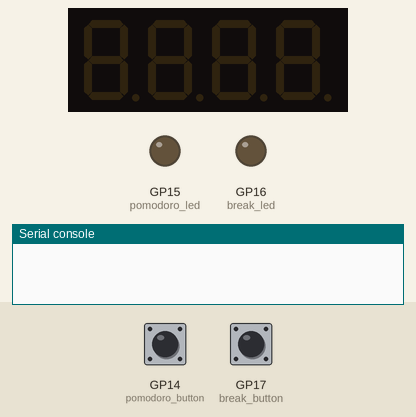
Recording of a program running on a simulated Raspberry Pi Pico running MicroPython. Shown: 4-digit seven-segment display, output pins drawn as LEDs (lit = HIGH), the last lines printed to the serial console. The inputs (shaded band) are chosen by the test bench; at power-on: GP14 (pomodoro_button) LOW, GP17 (break_button) LOW. The clock reads 2024-03-15 10:24:30 at power-on unless the program sets it; library files of the repository ran but are not shown: tm1637.py; pins used as bus, display or sensor lines are not drawn.

Above: at 1.2 s.
1.3 s: GP14 (pomodoro_button) pulled HIGH for 0.15 s
At 2.1 s:
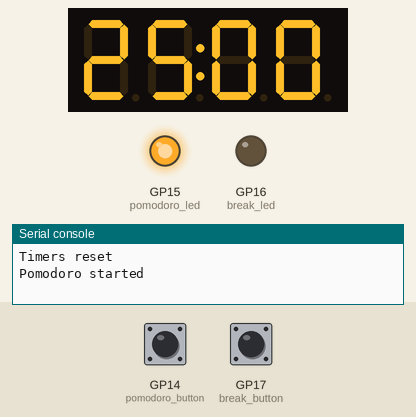
4.4 s: GP17 (break_button) pulled HIGH for 0.15 s
At 5.2 s:
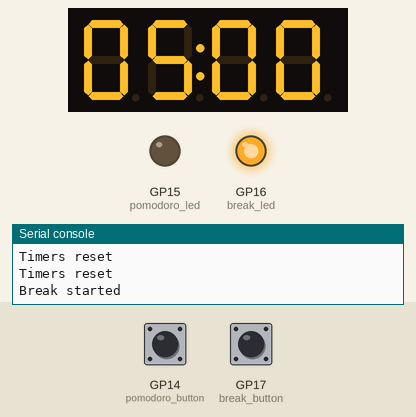
7.5 s: GP14 (pomodoro_button) pulled HIGH for 1 s
At 9.3 s:
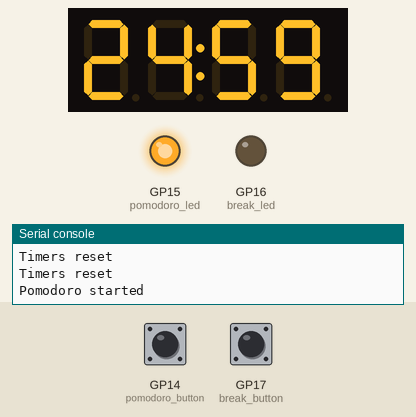
11.5 s: GP17 (break_button) pulled HIGH for 1 s
At 13.5 s:
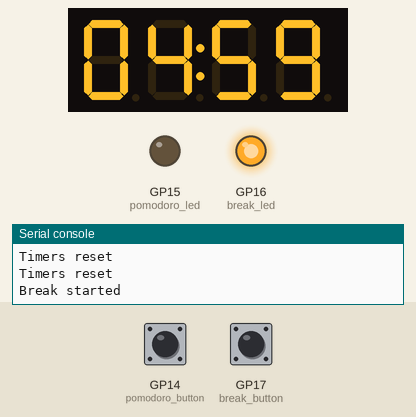
14.0 s: GP17 (break_button) pulled HIGH for 0.15 s
At 14.75 s:
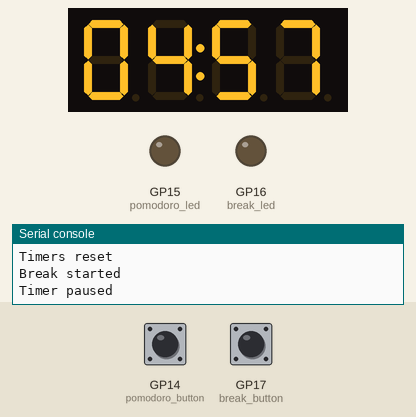
15.6 s: GP17 (break_button) pulled HIGH for 1 s
At 17.3 s:
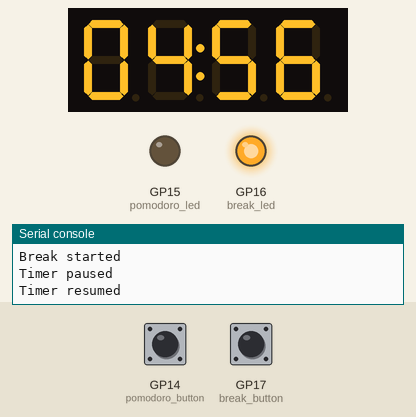
Timing chart, 0 to 18.8 s (numbered marks = the images above; inputs shaded):
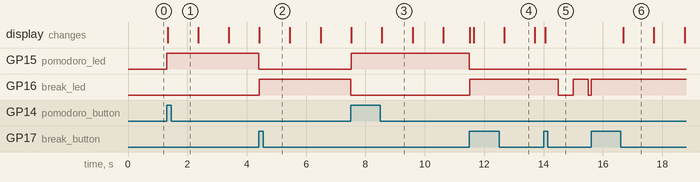

The program:

pomodoro-timer-with-break-display.py
```python
"""
Pomodoro LED Timer with Break, Buzzer and Display

NOTE: Do not forget to add `tm1637.py` to the Raspberry Pi Pico

Connect the following pins of Raspberry Pi Pico:
- LED: Pin 15
- Button: Pin 14
- Break LED: Pin 16
- Break Button: Pin 17
- Buzzer: Pin 27
- TM1637 Display: CLK=Pin 2, DIO=Pin 3

How to use it:
1. Press the Pin 14 button to start the Pomodoro timer.
2. The LED will turn on and the display will show the countdown.
3. Press the Pin 14 button again to pause the timer
4. LED will blink slowly and the display will freeze.
5. Press the Pin 14 button again to resume the timer
6. LED will turn on and the display will continue the countdown.
7. Press the Pin 17 button to start the break timer.
8. The Break LED will turn on and the display will show the break countdown.
9. Press the Pin 17 button again to pause the break timer
10. Press the Pin 17 button again to resume the break timer
11. Press both buttons simultaneously to reset all timers
12. The LED and display will turn off
"""

from machine import Pin, Timer, PWM
import utime
import tm1637

# Pin setup
pomodoro_led = Pin(15, Pin.OUT)
pomodoro_button = Pin(14, Pin.IN, Pin.PULL_DOWN)
break_led = Pin(16, Pin.OUT)
break_button = Pin(17, Pin.IN, Pin.PULL_DOWN)
buzzer = PWM(Pin(27))
buzzer.duty_u16(0)

# TM1637 setup
tm = tm1637.TM1637(clk=Pin(2), dio=Pin(3))
tm.brightness(1)
tm.write([0, 0, 0, 0])

# Constants
POMODORO_DURATION = 25 * 60  # 25 minutes
BREAK_DURATION = 5 * 60  # 5 minutes
DEBOUNCE_TIME = 200  # milliseconds
DUAL_PRESS_IGNORE_TIME = 500  # ms to ignore accidental presses after reset

# State
state = "stopped"
mode = "pomodoro"
start_time = 0
elapsed = 0

# Display
display_visible = True
display_timer = Timer()
last_display_update = 0
DISPLAY_REFRESH_MS = 1000

# Blinking
blink_timer = Timer()

# Buzzer
buzzer_on = False
buzzer_stage = 0
buzzer_next_time = 0
buzzer_duration = 0
buzzer_silence = 0
buzzer_freqs = []
buzzer_current_index = 0

# Debounce tracking
last_pomodoro_press = 0
last_break_press = 0
last_reset_time = 0


def stop_blinking():
    blink_timer.deinit()
    display_timer.deinit()
    pomodoro_led.value(0)
    break_led.value(0)


def blink_led_and_display(frequency):
    def toggle(timer):
        global display_visible
        display_visible = not display_visible
        if display_visible:
            pomodoro_dur = POMODORO_DURATION
            remaining = pomodoro_dur if mode == "pomodoro" else BREAK_DURATION
            update_display(remaining - elapsed)
        else:
            clear_display()

        if mode == "pomodoro":
            pomodoro_led.toggle()
        else:
            break_led.toggle()

    blink_timer.init(freq=frequency, mode=Timer.PERIODIC, callback=toggle)


def blink_led_only(frequency):
    def toggle(timer):
        if mode == "pomodoro":
            pomodoro_led.toggle()
        else:
            break_led.toggle()

    blink_timer.init(freq=frequency, mode=Timer.PERIODIC, callback=toggle)


def clear_display():
    tm.write([0, 0, 0, 0])


def update_display(seconds):
    minutes = seconds // 60
    secs = seconds % 60
    tm.numbers(minutes, secs)


def reset_all():
    global state, start_time, elapsed, display_visible, last_reset_time
    state = "stopped"
    elapsed = 0
    stop_blinking()
    display_visible = False
    clear_display()
    last_reset_time = utime.ticks_ms()
    print("Timers reset")


def start_timer(selected_mode):
    global state, mode, start_time, elapsed
    reset_all()
    mode = selected_mode
    state = "running"
    start_time = utime.time()
    if mode == "pomodoro":
        pomodoro_led.value(1)
        print("Pomodoro started")
    else:
        break_led.value(1)
        print("Break started")


def pause_timer():
    global state, elapsed
    elapsed += utime.time() - start_time
    state = "paused"
    blink_led_only(2)  # Only blink LED, not display
    print("Timer paused")


def resume_timer():
    global state, start_time
    stop_blinking()
    state = "running"
    start_time = utime.time()
    if mode == "pomodoro":
        pomodoro_led.value(1)
    else:
        break_led.value(1)
    print("Timer resumed")


def finish_timer():
    global state
    state = "finished"
    blink_led_and_display(2)
    print("Pomodoro finished" if mode == "pomodoro" else "Break finished")
    freqs = [792, 745, 633, 444, 414, 664, 837, 1060]
    activate_buzzer(duration=1, silence=1, freqs=freqs)


def handle_button(button_mode):
    global state, mode
    now = utime.ticks_ms()
    if utime.ticks_diff(now, last_reset_time) < DUAL_PRESS_IGNORE_TIME:
        return  # Ignore accidental presses after reset
    if mode != button_mode and state == "running":
        reset_all()
    if mode != button_mode or state == "stopped":
        start_timer(button_mode)
    elif state == "running":
        pause_timer()
    elif state == "paused":
        resume_timer()
    elif state == "finished":
        start_timer(button_mode)


def pomodoro_button_handler(pin):
    global last_pomodoro_press
    now = utime.ticks_ms()
    if utime.ticks_diff(now, last_pomodoro_press) >= DEBOUNCE_TIME:
        last_pomodoro_press = now
        handle_button("pomodoro")


def break_button_handler(pin):
    global last_break_press
    now = utime.ticks_ms()
    if utime.ticks_diff(now, last_break_press) >= DEBOUNCE_TIME:
        last_break_press = now
        handle_button("break")


def check_for_dual_button_press():
    if pomodoro_button.value() and break_button.value():
        reset_all()
        print("Both buttons pressed: Full reset")
        utime.sleep_ms(DUAL_PRESS_IGNORE_TIME)


def activate_buzzer(duration=1, silence=1, freqs=[620, 720]):
    global buzzer_on, buzzer_stage, buzzer_next_time
    global buzzer_duration, buzzer_silence
    global buzzer_freqs, buzzer_current_index

    buzzer_on = True
    buzzer_stage = 1
    buzzer_duration = duration
    buzzer_silence = silence
    buzzer_freqs = freqs
    buzzer_current_index = 0
    buzzer.freq(buzzer_freqs[0])
    buzzer.duty_u16(32768)
    buzzer_next_time = utime.ticks_add(utime.ticks_ms(), buzzer_duration)


pomodoro_button.irq(trigger=Pin.IRQ_RISING, handler=pomodoro_button_handler)
break_button.irq(trigger=Pin.IRQ_RISING, handler=break_button_handler)

# Main loop
while True:
    check_for_dual_button_press()
    now = utime.ticks_ms()

    if state == "running":
        duration = POMODORO_DURATION if mode == "pomodoro" else BREAK_DURATION
        total_elapsed = elapsed + (utime.time() - start_time)
        remaining = max(0, duration - total_elapsed)
        if utime.ticks_diff(now, last_display_update) >= DISPLAY_REFRESH_MS:
            update_display(int(remaining))
            last_display_update = now
        if total_elapsed >= duration:
            finish_timer()

    elif state == "paused":
        duration = POMODORO_DURATION if mode == "pomodoro" else BREAK_DURATION
        update_display(int(duration - elapsed))

    elif state == "stopped":
        clear_display()

    if buzzer_on and utime.ticks_diff(now, buzzer_next_time) >= 0:
        if buzzer_stage == 1:
            buzzer.duty_u16(0)
            buzzer_stage = 2
            buzzer_next_time = utime.ticks_add(now, buzzer_silence)
        elif buzzer_stage == 2:
            buzzer_current_index += 1
            if buzzer_current_index < len(buzzer_freqs):
                buzzer.freq(buzzer_freqs[buzzer_current_index])
                buzzer.duty_u16(32768)
                buzzer_stage = 1
                buzzer_next_time = utime.ticks_add(now, buzzer_duration)
            else:
                buzzer.duty_u16(0)
                buzzer_on = False
                buzzer_stage = 0

    utime.sleep(0.085)
```

Measured:
- after the input at 1.3 s, GP15 (pomodoro_led): LOW → HIGH at once; the display: changes at once (image 1)
- after the input at 4.4 s, GP15 (pomodoro_led): HIGH → LOW at once; GP16 (break_led): LOW → HIGH at once
- after the input at 7.5 s, GP15 (pomodoro_led): LOW → HIGH at once; GP16 (break_led): HIGH → LOW at once
- after the input at 11.5 s, GP15 (pomodoro_led): HIGH → LOW at once; GP16 (break_led): LOW → HIGH at once; the display: first changes at once (image 4 shows a later state)
- after the input at 14.0 s, GP16 (break_led): HIGH → LOW after 0.50 s, → HIGH 0.50 s later, → LOW 0.50 s later
- after the input at 15.6 s, the display: changes after 1.1 s (image 6)
